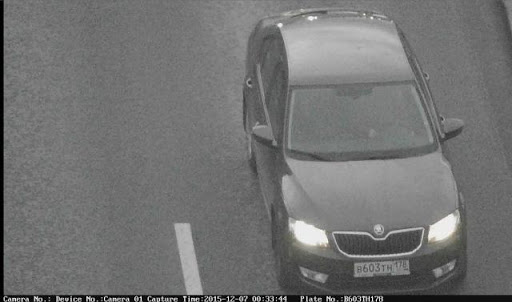
#> input picture car_number_detection/data/car1.jpg, 512 x 302 px
$ python test.py --input data/car1.jpg   (older library calls are emulated)
#> lines starting #> are read from the running program, lines starting #| are printed output that depends on the picture; after the words box and inside, x2 and y2 are one past the last pixel; in counts of white or black regions, pixels touching at a corner belong together
#> further down, src is the input picture: shape (302, 512, 3); mean B, G, R 114.8, 115, 114.7
from __future__ import print_function
from __future__ import division
import cv2 as cv
import numpy as np
import argparse
import random as rng

rng.seed(12345)


def thresh_callback(val):
#> called with val = 100
    threshold = val

    canny_output = cv.Canny(src_gray, threshold, threshold * 2)
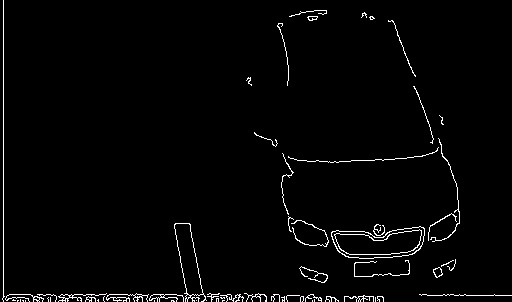
#> canny_output: shape (302, 512); 2.1% white in thin lines or dots

    _, contours, _ = cv.findContours(canny_output, cv.RETR_TREE, cv.CHAIN_APPROX_SIMPLE)
#> contours = 80 contours, 62 with area under 20; largest, box (x1, y1, x2, y2) and area: (331, 226, 425, 259) 2180, (331, 226, 425, 259) 2150, (334, 229, 422, 255) 1518, (334, 229, 422, 255) 1498, (174, 223, 207, 302) 1152

    # Get the moments
    mu = [None] * len(contours)
#> mu = 80 items
    for i in range(len(contours)):
        mu[i] = cv.moments(contours[i])
#> this loop made 80 passes
    # Get the mass centers
    mc = [None] * len(contours)
#> mc = 80 items
    for i in range(len(contours)):
        # add 1e-5 to avoid division by zero
        mc[i] = (mu[i]['m10'] / (mu[i]['m00'] + 1e-5), mu[i]['m01'] / (mu[i]['m00'] + 1e-5))
#> after the loop, mc = 80 pairs, first value 0 to 451.7, second value 0 to 300.4
    # Draw contours

    drawing = np.zeros((canny_output.shape[0], canny_output.shape[1], 3), dtype=np.uint8)

    for i in range(len(contours)):
        color = (rng.randint(0, 256), rng.randint(0, 256), rng.randint(0, 256))
        cv.drawContours(drawing, contours, i, color, 2)
        cv.circle(drawing, (int(mc[i][0]), int(mc[i][1])), 4, color, -1)
#> this loop made 80 passes
#> color on passes 1 to 12: (213, 5, 152), (188, 99, 138), (223, 82, 191), (63, 221, 133), (89, 95, 181), (46, 211, 85), (75, 105, 39), (97, 174, 164), (12, 234, 173), (13, 212, 1), (3, 83, 91), (146, 50, 212)
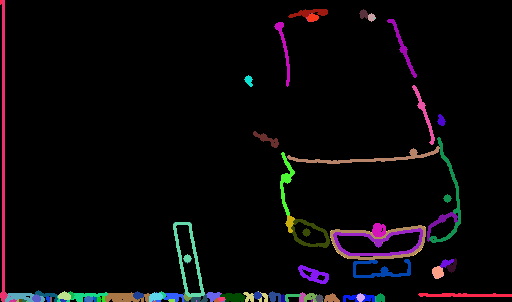
#> drawing: shape (302, 512, 3); mean of channels 0, 1, 2 9, 7.1, 9.1; drawn as B, G, R

    cv.imshow('Contours', drawing)

    # Calculate the area with the moments 00 and compare with the result of the OpenCV function
    for i in range(len(contours)):
        print(' * Contour[%d] - Area (M_00) = %.2f - Area OpenCV: %.2f - Length: %.2f' % (
        i, mu[i]['m00'], cv.contourArea(contours[i]), cv.arcLength(contours[i], True)))


parser = argparse.ArgumentParser(description='Code for Image Moments tutorial.')
parser.add_argument('--input', help='Path to input image.', default='stuff.jpg')
args = parser.parse_args()
src = cv.imread(cv.samples.findFile(args.input))
if src is None:
    print('Could not open or find the image:', args.input)
    exit(0)
# Convert image to gray and blur it
src_gray = cv.cvtColor(src, cv.COLOR_BGR2GRAY)
src_gray = cv.blur(src_gray, (3, 3))
source_window = 'Source'
cv.namedWindow(source_window)
cv.imshow(source_window, src)
max_thresh = 255
thresh = 100  # initial threshold
cv.createTrackbar('Canny Thresh:', source_window, thresh, max_thresh, thresh_callback)
thresh_callback(thresh)
cv.waitKey()

$ run again, on car_number_detection/data/car2.png
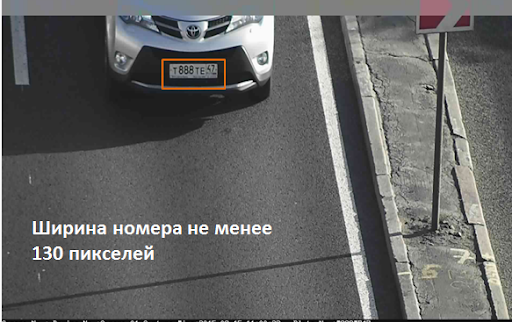
#> input picture car_number_detection/data/car2.png, 512 x 322 px
#> src is the input picture: shape (322, 512, 3); mean B, G, R 99, 99.8, 99.5
#> in thresh_callback, `canny_output = cv.Canny(src_gray, threshold, threshold * 2)`:
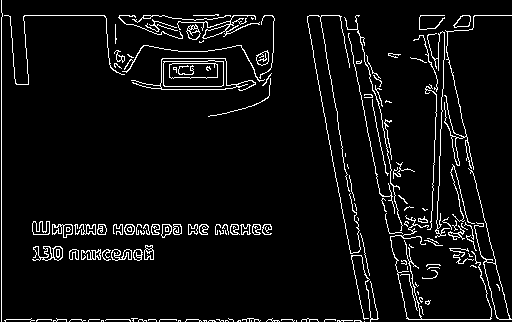
#> canny_output: shape (322, 512); 5.6% white in thin lines or dots
#> contours = 207 contours, 132 with area under 20; largest, box (x1, y1, x2, y2) and area: (131, 58, 256, 91) 2062, (160, 58, 237, 90) 2043, (163, 60, 224, 87) 1504, (163, 60, 224, 87) 1500, (468, 168, 512, 320) 714
#> mu = 207 items
#> after the loop in thresh_callback, `for i in range(len(contours)):`: mc = 207 pairs, first value 0 to 497.7, second value 0 to 320.4
#> the loop in thresh_callback, `for i in range(len(contours)):` made 207 passes
#> color on passes 1 to 3: (213, 5, 152), (188, 99, 138), (223, 82, 191)
#> after the loop in thresh_callback, `for i in range(len(contours)):`:
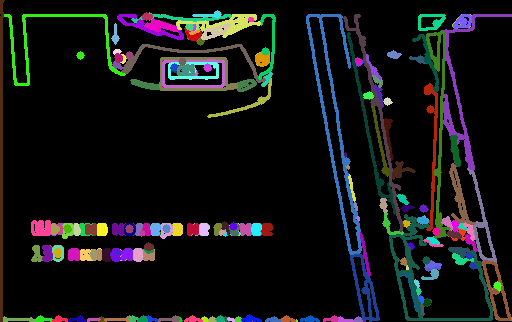
#> drawing: shape (322, 512, 3); mean of channels 0, 1, 2 20.5, 20, 18.9; drawn as B, G, R
#> the loop in thresh_callback, `for i in range(len(contours)):` made 207 passes
#|  * Contour[0] - Area (M_00) = 0.00 - Area OpenCV: 0.00 - Length: 0.00
#|  * Contour[1] - Area (M_00) = 1.50 - Area OpenCV: 1.50 - Length: 16.24
#|  * Contour[2] - Area (M_00) = 2.50 - Area OpenCV: 2.50 - Length: 33.90
#|  * Contour[3] - Area (M_00) = 0.00 - Area OpenCV: 0.00 - Length: 2.00
#|  * Contour[4] - Area (M_00) = 0.00 - Area OpenCV: 0.00 - Length: 2.00
#> (further printed lines are left out)
